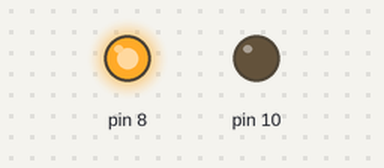
This sketch was run on a simulated Arduino Uno, built with avr-gcc and run on an emulated ATmega328P. Shown: output pins drawn as LEDs (lit = HIGH).

Above: at 0.5 s.
At 1.8 s:
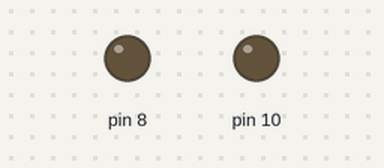
At 4.9 s:
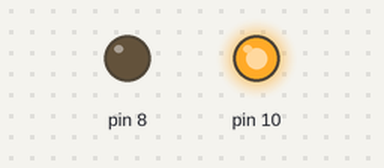
At 7.3 s:
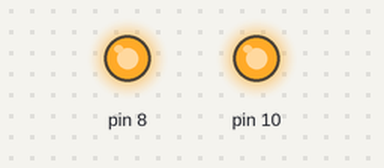
Timing chart, 0 to 7.8 s (numbered marks = the images above):
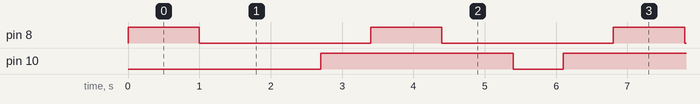

Measured:
- by itself, pin 8: alternates HIGH for 1.0 s and LOW for 2.4 s
- by itself, pin 10: alternates HIGH for 2.7 s and LOW for 0.70 s
- by itself, everything shown: repeats every 34.0 s, in 40 steps

The sketch:

christmas.ino
```cpp
void setup() {
  pinMode(8, OUTPUT);
  pinMode(10,OUTPUT);
}

void loop() {
  digitalWrite(8, HIGH);
  delay(1000);
  digitalWrite(8, LOW);
  delay(1000);

  digitalWrite(10,LOW);
  delay(700);
  digitalWrite(10,HIGH);
  delay(700);


}
```
